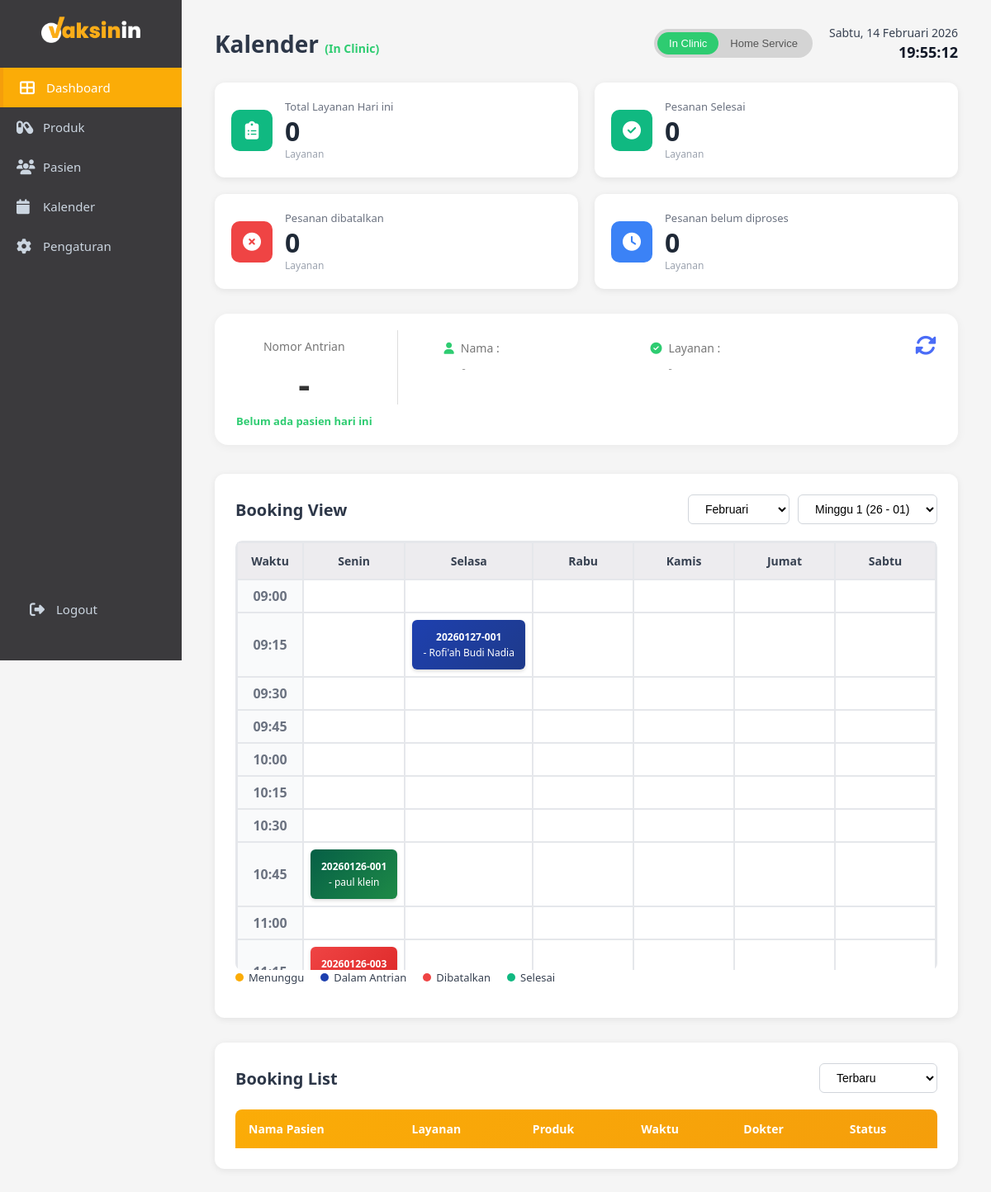
Screenshot of /admin/dashboard.php with the database file from the repository.
### tables this page shows
CREATE TABLE `bookings` (
  `id` int NOT NULL,
  `parent_id` int DEFAULT NULL,
  `patient_id` int NOT NULL,
  `service_type` enum('Home Service','In Clinic') NOT NULL,
  `nomor_antrian` varchar(20) NOT NULL,
  `tanggal_booking` date NOT NULL,
  `waktu_booking` time NOT NULL,
  `status` enum('pending','confirmed','completed','cancelled') DEFAULT 'pending',
  `catatan` text,
  `created_at` datetime NOT NULL,
  `updated_at` datetime DEFAULT CURRENT_TIMESTAMP ON UPDATE CURRENT_TIMESTAMP,
  `doctor_id` int DEFAULT NULL,
  `payment_status` enum('unpaid','paid') DEFAULT 'unpaid',
  `tindakan_selesai` tinyint(1) DEFAULT '0'
);

CREATE TABLE `patients` (
  `id` int NOT NULL,
  `no_rekam_medis` varchar(20) NOT NULL,
  `nama_lengkap` varchar(100) NOT NULL,
  `nama_panggilan` varchar(50) DEFAULT NULL,
  `tanggal_lahir` date NOT NULL,
  `usia` int DEFAULT NULL,
  `kategori_usia` enum('Anak','Dewasa') NOT NULL,
  `jenis_kelamin` enum('L','P') NOT NULL,
  `nik` varchar(16) DEFAULT NULL,
  `paspor` varchar(20) DEFAULT NULL,
  `kebangsaan` varchar(50) DEFAULT 'Indonesia',
  `pekerjaan` varchar(100) DEFAULT NULL,
  `nama_wali` varchar(100) DEFAULT NULL,
  `riwayat_alergi` text,
  `riwayat_penyakit` text,
  `riwayat_obat` text,
  `pelayanan` varchar(50) NOT NULL,
  `created_at` timestamp NOT NULL DEFAULT CURRENT_TIMESTAMP,
  `updated_at` timestamp NOT NULL DEFAULT CURRENT_TIMESTAMP ON UPDATE CURRENT_TIMESTAMP
);

### admin/dashboard.php (the view, shortened to what the rows shown need)
<?php
include "../config.php";
$service_mode = isset($_GET['service']) ? $_GET['service'] : 'In Clinic';
$current_month = isset($_GET['month']) ? intval($_GET['month']) : date('n');
$current_year  = isset($_GET['year']) ? intval($_GET['year']) : date('Y');
if (!isset($_GET['week'])) {
    $current_week = 1;
} else {
    $current_week = intval($_GET['week']);
}
$weeks = [];
$first_day = new DateTime("$current_year-$current_month-01");
$start = clone $first_day;
$start->modify('monday this week');
while (true) {
    $week_start = clone $start;
    $week_end   = clone $start;
    $week_end->modify('+6 days');
    if ((int)$week_start->format('m') > $current_month &&
        (int)$week_end->format('m') > $current_month) {
        break;
    }
    $weeks[] = [
        'start' => $week_start->format('Y-m-d'),
        'end'   => $week_end->format('Y-m-d'),
        'label' => $week_start->format('d') . ' - ' . $week_end->format('d')
    ];
    $start->modify('+1 week');
}
$week_start = $weeks[$current_week - 1]['start'];
$week_end   = $weeks[$current_week - 1]['end'];
$sql_bookings = "SELECT b.*, p.nama_lengkap
                 FROM bookings b
                 JOIN patients p ON b.patient_id = p.id
                 WHERE b.tanggal_booking BETWEEN ? AND ?
                 AND b.service_type = ?
                 AND b.parent_id IS NULL
                 ORDER BY b.tanggal_booking, b.waktu_booking";
$stmt_bookings = $conn->prepare($sql_bookings);
$stmt_bookings->bind_param('sss', $week_start, $week_end, $service_mode);
$stmt_bookings->execute();
$bookings_result = $stmt_bookings->get_result();
$bookings_grid = [];
while ($row = $bookings_result->fetch_assoc()) {
    $parent_id = $row['id'];
    $sql_participants = "
        SELECT b.id, b.nomor_antrian, b.status, p.nama_lengkap
        FROM bookings b
        JOIN patients p ON b.patient_id = p.id
        WHERE b.id = ? OR b.parent_id = ?
        ORDER BY CASE WHEN b.id = ? THEN 0 ELSE 1 END
    ";
    $stmt_part = $conn->prepare($sql_participants);
    $stmt_part->bind_param("iii", $parent_id, $parent_id, $parent_id);
    $stmt_part->execute();
    $participants = $stmt_part->get_result()->fetch_all(MYSQLI_ASSOC);
    $day = date('N', strtotime($row['tanggal_booking']));
    $time = date('H:i', strtotime($row['waktu_booking']));
    if (!isset($bookings_grid[$time])) {
        $bookings_grid[$time] = [];
    }
    if (!isset($bookings_grid[$time][$day])) {
        $bookings_grid[$time][$day] = [];
    }
    $bookings_grid[$time][$day][$parent_id] = $participants;
}
?>
<!DOCTYPE html>
<html lang="id">
<head>
    <link rel="stylesheet" href="css/admin.css">
    <link rel="stylesheet" href="css/sidebar-toggle.css">
    <link rel="stylesheet" href="https://cdnjs.cloudflare.com/ajax/libs/font-awesome/6.4.0/css/all.min.css">
</head>
<body>
    <div class="main-content">
        <header class="page-header <?= ($service_mode == 'Home Service') ? 'home_service' : 'in_clinic' ?>"
        style="display:flex; justify-content:space-between; align-items:center;">
            <h1>
                Kalender
                <?php if ($service_mode == 'Home Service'): ?>
                    <span style="font-size:14px; color:#ff7a00;">(Home Service)</span>
                <?php else: ?>
                    <span style="font-size:14px; color:#2ecc71;">(In Clinic)</span>
                <?php endif; ?>
            </h1>
        </header>
        <div class="booking-view">
            <div class="section-header">
                <h2>Booking View</h2>
            </div>
             <div class="calendar-wrapper">
                <div class="calendar-grid">
                    <table class="booking-table">
                        <thead>
                            <tr>
                                <th>Waktu</th>
                                <th>Senin</th>
                                <th>Selasa</th>
                                <th>Rabu</th>
                                <th>Kamis</th>
                                <th>Jumat</th>
                                <th>Sabtu</th>
                            </tr>
                        </thead>
                        <tbody>
                            <?php
                                $start_time = strtotime('09:00');
                                $end_time   = strtotime('17:00');
                                for ($time = $start_time; $time <= $end_time; $time += 15 * 60):
                                    $time_slot = date('H:i', $time);
                                ?>
                                    <tr>
                                        <td class="time-cell" data-time="<?php echo $time_slot; ?>">
                                            <?php echo $time_slot; ?>
                                        </td>
                                        <?php for ($day = 1; $day <= 6; $day++): ?>
                                            <td class="booking-cell"
                                                data-time="<?php echo $time_slot; ?>"
                                                data-day="<?php echo $day; ?>">
                                                <?php if (isset($bookings_grid[$time_slot][$day])): ?>
                                                    <?php
                                                    $bookings = $bookings_grid[$time_slot][$day];
                                                    $first_group = reset($bookings);
                                                    $status = reset($first_group)['status'];
                                                    $color_class =
                                                        ($status === 'confirmed') ? 'status-confirmed' :
                                                        (($status === 'completed') ? 'status-completed' :
                                                        (($status === 'cancelled') ? 'status-cancelled' :
                                                        (($status === 'pending') ? 'status-pending' : '')));
                                                    ?>
                                                    <?php foreach ($bookings as $group_id => $participants): ?>
                                                        <?php
                                                        $parent = reset($participants);
                                                        ?>
                                                        <div class="booking-item <?php echo $color_class; ?>"
                                                            onclick="showBookingDetail(<?php echo $parent['id']; ?>)">
                                                            <div class="queue-no" style="font-weight:bold;">
                                                                <?php echo htmlspecialchars($parent['nomor_antrian']); ?>
                                                            </div>
                                                            <div class="booking-row">
                                                                <span class="patient-name">
                                                                    - <?php echo htmlspecialchars($parent['nama_lengkap']); ?>
                                                                </span>
                                                            </div>
                                                        </div>
                                                    <?php endforeach; ?>
                                                <?php endif; ?>
                                            </td>
                                        <?php endfor; ?>
                                    </tr>
                                <?php endfor; ?>
                        </tbody>
                    </table>
                </div>
            </div>
        </div>
        <div class="booking-list">
            <div class="section-header">
                <h2>Booking List</h2>
            </div>
            <table class="list-table">
                <thead>
                    <tr>
                        <th>Nama Pasien</th>
                        <th>Layanan</th>
                        <th>Produk</th>
                        <th>Waktu</th>
                        <th>Dokter</th>
                        <th>Status</th>
                    </tr>
                </thead>
            </table>
        </div>
    </div>
</body>
</html>

### rows the page displays
bookings: nomor_antrian "20260127-001", patient.nama_lengkap "Rofi'ah Budi Nadia"
bookings: nomor_antrian "20260126-001", patient.nama_lengkap "paul klein"
bookings: nomor_antrian "20260126-003"

### other values shown
$total_today "0"
$total_done "0"
$total_cancelled "0"
$total_pending "0"
$time_slot "09:00"
$time_slot "09:15"
$time_slot "09:30"
$time_slot "09:45"
$time_slot "10:00"
$time_slot "10:15"
$time_slot "10:30"
$time_slot "10:45"
$time_slot "11:00"
form field value "Februari"
